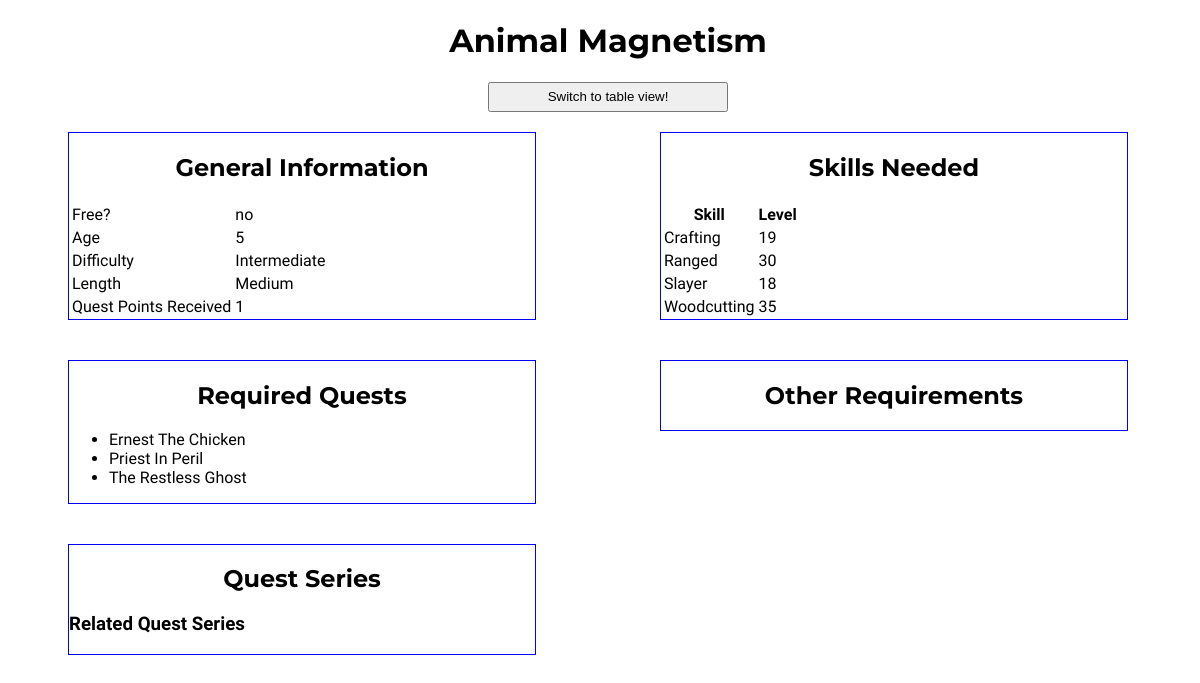
Screenshot of /view_quest/Animal Magnetism with the database file from the repository.
### tables this page shows
CREATE TABLE quest_details (
                    name TEXT PRIMARY KEY,
                    is_free BOOLEAN NOT NULL,
                    age INTEGER NOT NULL,
                    difficulty TEXT NOT NULL,
                    length TEXT NOT NULL,
                    quest_points INTEGER NOT NULL
                );

CREATE TABLE pre_quests (
                    main_quest TEXT,
                    pre_quest TEXT,
                    PRIMARY KEY (main_quest, pre_quest)
                    FOREIGN KEY (main_quest) REFERENCES quest_details (name),
                    FOREIGN KEY (pre_quest) REFERENCES quest_details (name)
                );

### main.py (the view)
@app.route('/view_quest/<quest_name>', methods=['GET', 'POST'])
def view_quest(quest_name):
    quest_info = db.get_quest_info(quest_name)
    return render_template('view_quest.html', quest_info=quest_info)

### database.py (called while the page is built)
def _remove_zero_skills(levels):
    actual_skills = []
    for skill in levels:
        if levels[skill] != 0:
            actual_skills.append((skill, levels[skill]))
    return actual_skills

### templates/view_quest.html (shortened to what this page needs)
<!doctype html>
<html>
<head>
  	<link rel="stylesheet" href="https://use.fontawesome.com/releases/v5.0.1/css/all.css">
	<link href="{{url_for('static', filename='style.css')}}" rel = "stylesheet" type="text/css" />
</head>
<body>
	<h1> {{ quest_info["name"] }} </h1>
	<div class="switch_view_button">
		<button type="button" method="post">
			<a href="{{url_for('view_quest_table', quest_name=quest_info['name'])}}">
			Switch to table view!
			</a>
		</button>
		<br>
	</div>
	<div class="qdetails_info_section">
		<h2> General Information </h2>
		<table class="start_info">
			<tr class="qdetails_info_row">
				<td class="qdetails_question"> Free? </td>
				<td class="qdetails_answer"> {{ quest_info["free?"] }} </td>
			</tr>
			<tr class="qdetails_info_row">
				<td class="qdetails_question"> Age </td>
				<td class="qdetails_answer"> {{ quest_info["age"] }} </td>
			</tr>
			<tr class="qdetails_info_row">
				<td class="qdetails_question"> Difficulty </td>
				<td class="qdetails_answer"> {{ quest_info["difficulty"] }} </td>
			</tr>
			<tr class="qdetails_info_row">
				<td class="qdetails_question"> Length </td>
				<td class="qdetials_answer"> {{ quest_info["length"] }} </td>
			</tr>
			<tr class="qdetails_info_row">
				<td class="qdetails_question"> Quest Points Received </td>
				<td class="qdetails_answer"> {{ quest_info["quest points"] }} </td>
			</tr>
		</table>
	</div>
	<div class="qdetails_info_section">
		<h2> Skills Needed </h2>
		<table class="qdetails_skill">
			<tr class="qdetails_skill_row">
				<th> Skill </th>
				<th> Level </th>
			</tr>
			{% for skill in quest_info["skills"] %}
				<tr class="qdetails_skill_row">
					<td class="qdetails_skill"> {{ skill[0] }} </td>
					<td class="qdetails_level"> {{ skill[1] }} </td>
				</tr>
			{% endfor %}
		</table>
	</div>
	<div class="qdetails_info_section">
		<h2> Required Quests </h2>
		<ul class="qdetails_req_quests">
			{% for quest in quest_info["pre quests"] %}
				<li> {{ quest }} </li>
			{% endfor %}
		</ul>
	</div>
	<div class="qdetails_info_section">
		<h2> Other Requirements </h2>
	</div>
	<div class="qdetails_info_section">
		<h2> Quest Series </h2>
		<h3> Related Quest Series </h3>
	</div>
</body>
</html>

### static/style.css (style rules this page uses)
* { box-sizing: border-box; }
body { font-family: 'Oxygen', 'sans-serif'; width: 100%; }
h1, h2 { font-family: 'Montserrat', 'sans-serif'; text-align:center; }
.qdetails_info_section { border: 1px solid blue; width: 39%; display: inline-block; vertical-align: top; margin: 20px 5%; }
button { text-align: center; margin: auto; width: 20%; height: 30px; }
.switch_view_button { text-align: center; }
button > a { text-decoration: none; color: black; }

### rows the page displays
quest_details: name "Animal Magnetism", age "5", difficulty "Intermediate", length "Medium"
pre_quests: pre_quest "Ernest The Chicken"
pre_quests: pre_quest "Priest In Peril"
pre_quests: pre_quest "The Restless Ghost"

### other values shown
{{ quest_info["free?"] }} "no"
{{ quest_info["quest points"] }} "1"
{{ skill[0] }} "Crafting" "Ranged" "Slayer" "Woodcutting"
{{ skill[1] }} "19" "30" "18" "35"
